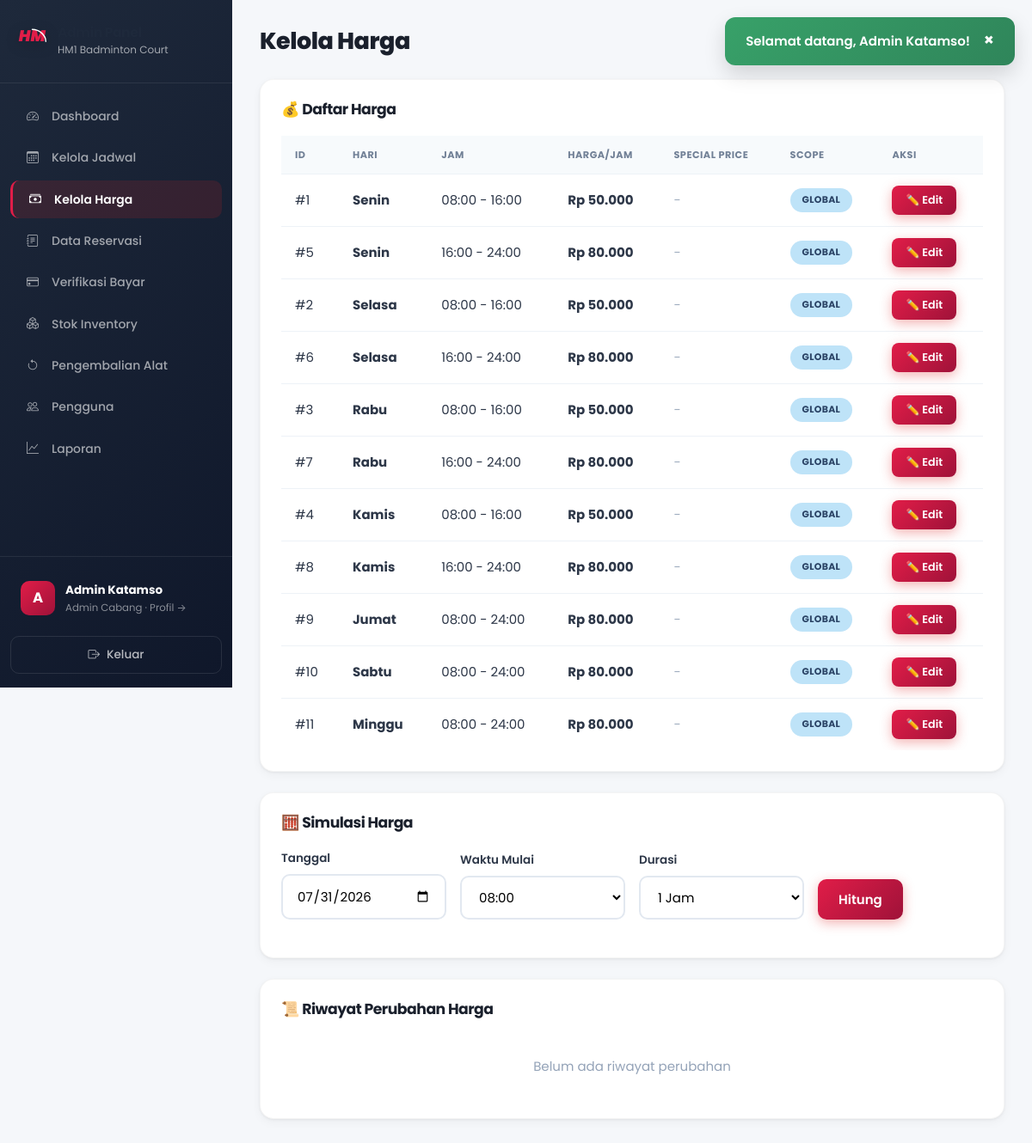
Screenshot of /admin/harga.php (signed in) with the database file from the repository.
### tables this page shows
CREATE TABLE IF NOT EXISTS cabang (
    id INT AUTO_INCREMENT PRIMARY KEY,
    nama VARCHAR(100) NOT NULL COMMENT 'Nama cabang',
    alamat VARCHAR(255) NOT NULL COMMENT 'Alamat lengkap cabang',
    jumlah_lapangan INT NOT NULL DEFAULT 0 COMMENT 'Jumlah lapangan di cabang',
    no_telepon VARCHAR(20) DEFAULT NULL COMMENT 'Nomor telepon cabang',
    created_at TIMESTAMP DEFAULT CURRENT_TIMESTAMP,
    
    INDEX idx_nama (nama)
);

CREATE TABLE IF NOT EXISTS harga (
    id INT AUTO_INCREMENT PRIMARY KEY,
    cabang_id INT NOT NULL DEFAULT 0 COMMENT 'ID cabang (0 = semua cabang)',
    hari ENUM('Senin','Selasa','Rabu','Kamis','Jumat','Sabtu','Minggu','Semua') NOT NULL COMMENT 'Hari berlaku',
    jam_mulai TIME NOT NULL COMMENT 'Jam mulai berlaku',
    jam_selesai TIME NOT NULL COMMENT 'Jam selesai berlaku',
    harga_per_jam INT NOT NULL COMMENT 'Harga per jam dalam rupiah',
    durasi_minimal INT DEFAULT 1 COMMENT 'Durasi minimal (jam)',
    durasi_maksimal INT DEFAULT 4 COMMENT 'Durasi maksimal (jam)',
    special_price INT DEFAULT NULL COMMENT 'Harga special untuk durasi tertentu',
    special_durasi INT DEFAULT NULL COMMENT 'Durasi untuk special price',
    keterangan VARCHAR(255) COMMENT 'Keterangan harga',
    is_active TINYINT(1) DEFAULT 1 COMMENT '1 = aktif, 0 = nonaktif',
    
    INDEX idx_cabang_hari (cabang_id, hari),
    INDEX idx_jam (jam_mulai, jam_selesai)
);

### config/functions.php (called while the page is built, shortened)
<?php
function getCabangById($id) {
    $db = getDB();
    $stmt = $db->prepare("SELECT * FROM cabang WHERE id = ?");
    $stmt->execute([$id]);
    return $stmt->fetch();
}
function formatRupiah($angka) {
    return 'Rp ' . number_format($angka, 0, ',', '.');
}
function getHargaByCabang($cabang_id) {
    $db = getDB();
    $stmt = $db->prepare("SELECT * FROM harga WHERE (cabang_id = ? OR cabang_id = 0) AND is_active = 1 ORDER BY cabang_id DESC, hari, jam_mulai");
    $stmt->execute([$cabang_id]);
    return $stmt->fetchAll();
}
?>

### admin/harga.php (the view, shortened to what this page needs)
<?php
$cabang_id = getAdminCabangId();
$hargaList = getHargaByCabang($cabang_id);
$hargaLog = getHargaLog($cabang_id, 20);
$active_page = 'harga';
require_once __DIR__ . '/../includes/header.php';
?>
<div class="dashboard-layout">
    <?php require_once __DIR__ . '/../includes/sidebar_admin.php'; ?>
    <main class="main-content">
        <header class="page-header">
            <h1>Kelola Harga</h1>
        </header>
        <div class="content-section">
            <h2>💰 Daftar Harga</h2>
            <div class="table-responsive">
                <table class="data-table">
                    <thead>
                        <tr><th>ID</th><th>Hari</th><th>Jam</th><th>Harga/Jam</th><th>Special Price</th><th>Scope</th><th>Aksi</th></tr>
                    </thead>
                    <tbody>
                        <?php foreach ($hargaList as $h): ?>
                        <tr>
                            <td>#<?php echo $h['id']; ?></td>
                            <td><strong><?php echo $h['hari']; ?></strong></td>
                            <td><?php echo substr($h['jam_mulai'], 0, 5); ?> - <?php echo substr($h['jam_selesai'], 0, 5); ?></td>
                            <td><strong><?php echo formatRupiah($h['harga_per_jam']); ?></strong></td>
                            <td>
                                <?php if ($h['special_price']): ?>
                                    <span class="badge badge-completed"><?php echo formatRupiah($h['special_price']); ?>/<?php echo $h['special_durasi']; ?>j</span>
                                <?php else: ?>
                                    <span style="color:#a0aec0;">-</span>
                                <?php endif; ?>
                            </td>
                            <td>
                                <?php echo $h['cabang_id'] == 0 ? '<span class="badge badge-info">Global</span>' : '<span class="badge badge-confirmed">Cabang</span>'; ?>
                            </td>
                            <td>
                                <button class="btn btn-sm btn-primary" onclick="showEditHarga(<?php echo htmlspecialchars(json_encode($h)); ?>)">✏️ Edit</button>
                            </td>
                        </tr>
                        <?php endforeach; ?>
                    </tbody>
                </table>
            </div>
        </div>
        <div class="content-section">
            <h2>🧮 Simulasi Harga</h2>
            <form method="GET" action="" class="filter-form">
                <div class="form-row">
                    <div class="form-group">
                        <label>Tanggal</label>
                        <input type="date" name="sim_tanggal" value="<?php echo $_GET['sim_tanggal'] ?? date('Y-m-d'); ?>">
                    </div>
                    <div class="form-group">
                        <label>Waktu Mulai</label>
                        <select name="sim_jam">
                            <?php for ($i = 8; $i <= 23; $i++): ?>
                            <option value="<?php echo sprintf('%02d:00', $i); ?>" <?php echo ($_GET['sim_jam'] ?? '') === sprintf('%02d:00', $i) ? 'selected' : ''; ?>><?php echo sprintf('%02d:00', $i); ?></option>
                            <?php endfor; ?>
                        </select>
                    </div>
                    <div class="form-group">
                        <label>Durasi</label>
                        <select name="sim_durasi">
                            <?php for ($d = 1; $d <= 4; $d++): ?>
                            <option value="<?php echo $d; ?>" <?php echo ($_GET['sim_durasi'] ?? '') == $d ? 'selected' : ''; ?>><?php echo $d; ?> Jam</option>
                            <?php endfor; ?>
                        </select>
                    </div>
                    <div class="form-group">
                        <label>&nbsp;</label>
                        <button type="submit" name="simulasi" value="1" class="btn btn-primary">Hitung</button>
                    </div>
                </div>
            </form>
        </div>
        <div class="content-section">
            <h2>📜 Riwayat Perubahan Harga</h2>
            <?php if (empty($hargaLog)): ?>
                <p class="text-muted">Belum ada riwayat perubahan</p>
            <?php endif; ?>
        </div>
    </main>
</div>
<?php require_once __DIR__ . '/../includes/footer.php'; ?>

### includes/sidebar_admin.php (shortened to what this page needs)
<?php
$admin_cabang = getCabangById($_SESSION['cabang_id'] ?? 0);
$admin_cabang_nama = $admin_cabang['nama'] ?? 'Admin Panel';
?>
<aside class="sidebar" id="app-sidebar">
    <div class="sidebar-brand">
        <span class="brand-icon">
            <svg width="35" height="30" viewBox="0 0 100 80" fill="none" xmlns="http://www.w3.org/2000/svg">
                <text x="5" y="55" fill="var(--primary)" font-family="'Poppins', sans-serif" font-weight="900" font-size="52" font-style="italic">HM</text>
            </svg>
        </span>
        <div>
            <h3>Admin Panel</h3>
            <small><?php echo htmlspecialchars($admin_cabang_nama); ?></small>
        </div>
    </div>
    <nav class="sidebar-nav">
        <a href="<?php echo BASE_URL; ?>admin/dashboard.php" class="nav-item <?php echo ($active_page ?? '') === 'dashboard' ? 'active' : ''; ?>">
            <span class="nav-icon"><i class="bi bi-speedometer2"></i></span><span>Dashboard</span>
        </a>
        <a href="<?php echo BASE_URL; ?>admin/jadwal.php" class="nav-item <?php echo ($active_page ?? '') === 'jadwal' ? 'active' : ''; ?>">
            <span class="nav-icon"><i class="bi bi-calendar3"></i></span><span>Kelola Jadwal</span>
        </a>
        <a href="<?php echo BASE_URL; ?>admin/harga.php" class="nav-item <?php echo ($active_page ?? '') === 'harga' ? 'active' : ''; ?>">
            <span class="nav-icon"><i class="bi bi-cash-stack"></i></span><span>Kelola Harga</span>
        </a>
        <a href="<?php echo BASE_URL; ?>admin/reservasi.php" class="nav-item <?php echo ($active_page ?? '') === 'reservasi' ? 'active' : ''; ?>">
            <span class="nav-icon"><i class="bi bi-journal-text"></i></span><span>Data Reservasi</span>
        </a>
        <a href="<?php echo BASE_URL; ?>admin/pembayaran.php" class="nav-item <?php echo ($active_page ?? '') === 'pembayaran' ? 'active' : ''; ?>">
            <span class="nav-icon"><i class="bi bi-credit-card"></i></span>
            <span>Verifikasi Bayar</span>
        </a>
        <a href="<?php echo BASE_URL; ?>admin/inventory.php" class="nav-item <?php echo ($active_page ?? '') === 'inventory' ? 'active' : ''; ?>">
            <span class="nav-icon"><i class="bi bi-boxes"></i></span><span>Stok Inventory</span>
        </a>
        <a href="<?php echo BASE_URL; ?>admin/pengembalian.php" class="nav-item <?php echo ($active_page ?? '') === 'pengembalian' ? 'active' : ''; ?>">
            <span class="nav-icon"><i class="bi bi-arrow-counterclockwise"></i></span><span>Pengembalian Alat</span>
        </a>
        <a href="<?php echo BASE_URL; ?>admin/pengguna.php" class="nav-item <?php echo ($active_page ?? '') === 'pengguna' ? 'active' : ''; ?>">
            <span class="nav-icon"><i class="bi bi-people"></i></span><span>Pengguna</span>
        </a>
        <a href="<?php echo BASE_URL; ?>admin/laporan.php" class="nav-item <?php echo ($active_page ?? '') === 'laporan' ? 'active' : ''; ?>">
            <span class="nav-icon"><i class="bi bi-graph-up"></i></span><span>Laporan</span>
        </a>
    </nav>
    <div class="sidebar-footer">
        <a href="<?php echo BASE_URL; ?>admin/profil.php" class="user-profile <?php echo ($active_page ?? '') === 'profil' ? 'profile-active' : ''; ?>" style="text-decoration:none;color:inherit;">
            <div class="user-avatar"><?php echo htmlspecialchars(strtoupper(substr($_SESSION['nama'], 0, 1))); ?></div>
            <div class="user-info">
                <strong><?php echo htmlspecialchars($_SESSION['nama']); ?></strong>
                <small>Admin Cabang · Profil &rarr;</small>
            </div>
        </a>
        <a href="<?php echo BASE_URL; ?>auth/logout.php" class="btn btn-logout">
            <span><i class="bi bi-box-arrow-right"></i></span> Keluar
        </a>
    </div>
</aside>

### assets/css/design-system.css (style rules this page uses)
:root { --primary: #E11D48; --primary-dark: #BE123C; --primary-light: #FFE4E6; --primary-50: #FFF1F2; --primary-100: #FFE4E6; --primary-200: #FECDD3; --primary-500: #F43F5E; --primary-600: #E11D48; --primary-700: #BE123C; --primary-800: #9F1239; --primary-900: #881337; --secondary: #0F172A; --secondary-dark: #020617; --secondary-light: #1E293B; --secondary-50: #F8FAFC; --secondary-100: #F1F5F9; --secondary-200: #E2E8F0; --secondary-300: #CBD5E1; --secondary-400: #94A3B8; --secondary-500: #64748B; --secondary-600: #475569; --secondary-700: #334155; --secondary-800: #1E293B; --secondary-900: #0F172A; --accent: #FFB300; --accent-dark: #D97706; --accent-light: #FEF3C7; --success: #16A34A; --success-light: #DCFCE7; --success-dark: #15803D; --warning: #F59E0B; --warning-light: #FEF3C7; --warning-dark: #D97706; --danger: #DC2626; --danger-light: #FEE2E2; --danger-dark: #B91C1C; --info: #2563EB; --info-light: #DBEAFE; --info-dark: #1D4ED8; --bg-body: #F8FAFC; --bg-surface: #FFFFFF; --bg-surface-hover: #F1F5F9; --bg-muted: #F1F5F9; --bg-overlay: rgba(15, 23, 42, 0.6); --text-primary: #1E293B; --text-secondary: #64748B; --text-muted: #94A3B8; --text-inverse: #FFFFFF; --text-link: #DC2626; --border: #E2E8F0; --border-light: #F1F5F9; --border-dark: #CBD5E1; --border-focus: #DC2626; --shadow-xs: 0 1px 2px rgba(0, 0, 0, 0.05); --shadow-sm: 0 1px 3px rgba(0, 0, 0, 0.06), 0 1px 2px rgba(0, 0, 0, 0.04); --shadow-md: 0 4px 6px -1px rgba(0, 0, 0, 0.07), 0 2px 4px -2px rgba(0, 0, 0, 0.05); --shadow-lg: 0 10px 15px -3px rgba(0, 0, 0, 0.08), 0 4px 6px -4px rgba(0, 0, 0, 0.04); --shadow-xl: 0 20px 25px -5px rgba(0, 0, 0, 0.1), 0 8px 10px -6px rgba(0, 0, 0, 0.04); --shadow-2xl: 0 25px 50px -12px rgba(0, 0, 0, 0.2); --shadow-primary: 0 4px 14px rgba(220, 38, 38, 0.35); --shadow-card: 0 1px 3px rgba(0, 0, 0, 0.06), 0 4px 12px rgba(0, 0, 0, 0.04); --radius-sm: 6px; --radius-md: 10px; --radius-lg: 14px; --radius-xl: 20px; --radius-2xl: 24px; --radius-full: 9999px; --space-1: 4px; --space-2: 8px; --space-3: 12px; --space-4: 16px; --space-5: 20px; --space-6: 24px; --space-8: 32px; --space-10: 40px; --space-12: 48px; --space-16: 64px; --space-20: 80px; --font-sans: 'Poppins', 'Inter', 'Nunito Sans', 'Segoe UI', system-ui, -apple-system, sans-serif; --font-mono: 'JetBrains Mono', 'Fira Code', 'Courier New', monospace; --fw-light: 300; --fw-regular: 400; --fw-medium: 500; --fw-semibold: 600; --fw-bold: 700; --fw-extrabold: 800; --fw-black: 900; --fs-caption: 0.75rem; --fs-small: 0.8125rem; --fs-body: 0.9375rem; --fs-body-lg: 1rem; --fs-nav: 0.9rem; --fs-button: 0.9375rem; --fs-h4: 1.125rem; --fs-h3: 1.25rem; --fs-h2: 1.5rem; --fs-h1: 2rem; --fs-display: 2.5rem; --fs-display-lg: 3.5rem; --lh-tight: 1.2; --lh-snug: 1.375; --lh-normal: 1.6; --lh-relaxed: 1.75; --ls-tight: -0.5px; --ls-normal: 0; --ls-wide: 0.5px; --ls-wider: 1px; --transition-fast: 0.15s ease; --transition-base: 0.2s ease; --transition-smooth: 0.3s cubic-bezier(0.4, 0, 0.2, 1); --transition-bounce: 0.4s cubic-bezier(0.16, 1, 0.3, 1); --z-dropdown: 50; --z-sticky: 100; --z-fixed: 200; --z-overlay: 300; --z-modal: 400; --z-popover: 500; --z-toast: 600; --gradient-primary: linear-gradient(135deg, #E11D48 0%, #9F1239 100%); --gradient-secondary: linear-gradient(135deg, #1E293B 0%, #0F172A 100%); --gradient-accent: linear-gradient(135deg, #FFB300 0%, #D97706 100%); --gradient-hero: linear-gradient(135deg, #E11D48 0%, #881337 100%); --gradient-sidebar: linear-gradient(180deg, #1E293B 0%, #0F172A 100%); --gradient-success: linear-gradient(135deg, #10B981, #047857); --gradient-danger: linear-gradient(135deg, #EF4444, #C084FC); }
*, *::before, *::after { box-sizing: border-box; }
html { scroll-behavior: smooth; -webkit-text-size-adjust: 100%; }
body { font-family: var(--font-sans); font-size: var(--fs-body); font-weight: var(--fw-regular); line-height: var(--lh-normal); color: var(--text-primary); background-color: var(--bg-body); -webkit-font-smoothing: antialiased; -moz-osx-font-smoothing: grayscale; }
h1, h2, h3, h4, h5, h6 { font-family: var(--font-sans); font-weight: var(--fw-bold); line-height: var(--lh-tight); letter-spacing: var(--ls-tight); color: var(--text-primary); }
h1, .h1 { font-size: var(--fs-h1); font-weight: var(--fw-extrabold); }
h2, .h2 { font-size: var(--fs-h2); font-weight: var(--fw-bold); }
h3, .h3 { font-size: var(--fs-h3); font-weight: var(--fw-bold); }
.text-muted { color: var(--text-muted) !important; }

### rows the page displays
cabang: nama "HM1 Badminton Court"
harga: id "1", hari "Senin", jam_mulai "08:00", jam_selesai "16:00", harga_per_jam "Rp 50.000", shows "GLOBAL"
harga: id "5", hari "Senin", jam_mulai "16:00", jam_selesai "24:00", harga_per_jam "Rp 80.000", shows "GLOBAL"
harga: id "2", hari "Selasa", jam_mulai "08:00", jam_selesai "16:00", harga_per_jam "Rp 50.000", shows "GLOBAL"
harga: id "6", hari "Selasa", jam_mulai "16:00", jam_selesai "24:00", harga_per_jam "Rp 80.000", shows "GLOBAL"
harga: id "3", hari "Rabu", jam_mulai "08:00", jam_selesai "16:00", harga_per_jam "Rp 50.000", shows "GLOBAL"
harga: id "7", hari "Rabu", jam_mulai "16:00", jam_selesai "24:00", harga_per_jam "Rp 80.000", shows "GLOBAL"
harga: id "4", hari "Kamis", jam_mulai "08:00", jam_selesai "16:00", harga_per_jam "Rp 50.000", shows "GLOBAL"
harga: id "8", hari "Kamis", jam_mulai "16:00", jam_selesai "24:00", harga_per_jam "Rp 80.000", shows "GLOBAL"
harga: id "9", hari "Jumat", jam_mulai "08:00", jam_selesai "24:00", harga_per_jam "Rp 80.000", shows "GLOBAL"
harga: id "10", hari "Sabtu", jam_mulai "08:00", jam_selesai "24:00", harga_per_jam "Rp 80.000", shows "GLOBAL"
harga: id "11", hari "Minggu", jam_mulai "08:00", jam_selesai "24:00", harga_per_jam "Rp 80.000", shows "GLOBAL"

### other values shown
$flash['message'] "Selamat datang, Admin Katamso!"
substr($_SESSION['nama'], 0, 1) "A"
$_SESSION['nama'] "Admin Katamso"
form field sim_jam "08:00"
form field sim_durasi "1 Jam"
